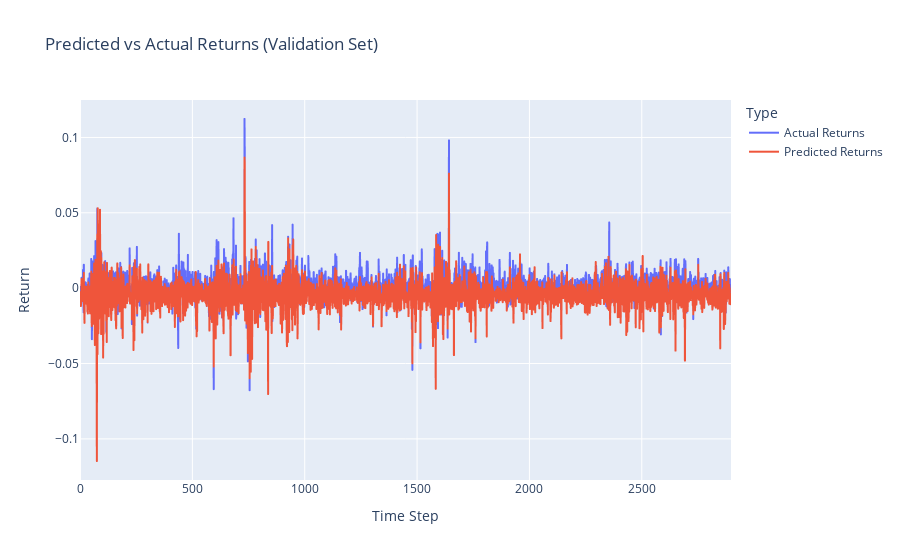

Notebook code for this chart:
### Code cell
device = torch.device(cfg.device)
preds = []
targets = []
with torch.no_grad():
    for x, y in val_loader:
        x = x.to(device)
        y = y.to(device)
        out, _ = model(x)
        # Take only the last step prediction per sequence
        preds.append(out[:, -1].cpu().numpy())
        targets.append(y[:, -1].cpu().numpy())
preds = np.concatenate(preds, axis=0).flatten()
targets = np.concatenate(targets, axis=0).flatten()

df_plot = pd.DataFrame({
    "Time Step": np.arange(len(targets)),
    "Actual Returns": targets,
    "Predicted Returns": preds
})
df_plot = df_plot.melt(id_vars="Time Step", value_vars=["Actual Returns", "Predicted Returns"],
                        var_name="Type", value_name="Return")

fig = px.line(df_plot, x="Time Step", y="Return", color="Type",
                title="Predicted vs Actual Returns (Validation Set)")
fig.show()

### Figure 1 — Plotly figure (JSON) as saved in the notebook; plotly's stock layout.template omitted (floating-point values rounded to 4 significant figures; data arrays with more than 128 entries replaced by an {"elided": "..."} marker saying what was removed)
{"data": [{"hovertemplate": "Type=Actual Returns<br>Time Step=%{x}<br>Return=%{y}<extra></extra>", "legendgroup": "Actual Returns", "line": {"color": "#636efa", "dash": "solid"}, "marker": {"symbol": "circle"}, "mode": "lines", "name": "Actual Returns", "showlegend": true, "type": "scattergl", "x": {"elided": "2898 int values"}, "xaxis": "x", "y": {"elided": "2898 float values"}, "yaxis": "y"}, {"hovertemplate": "Type=Predicted Returns<br>Time Step=%{x}<br>Return=%{y}<extra></extra>", "legendgroup": "Predicted Returns", "line": {"color": "#EF553B", "dash": "solid"}, "marker": {"symbol": "circle"}, "mode": "lines", "name": "Predicted Returns", "showlegend": true, "type": "scattergl", "x": {"elided": "2898 int values"}, "xaxis": "x", "y": {"elided": "2898 float values"}, "yaxis": "y"}], "layout": {"legend": {"title": {"text": "Type"}, "tracegroupgap": 0}, "title": {"text": "Predicted vs Actual Returns (Validation Set)"}, "xaxis": {"anchor": "y", "domain": [0, 1], "title": {"text": "Time Step"}}, "yaxis": {"anchor": "x", "domain": [0, 1], "title": {"text": "Return"}}}}
